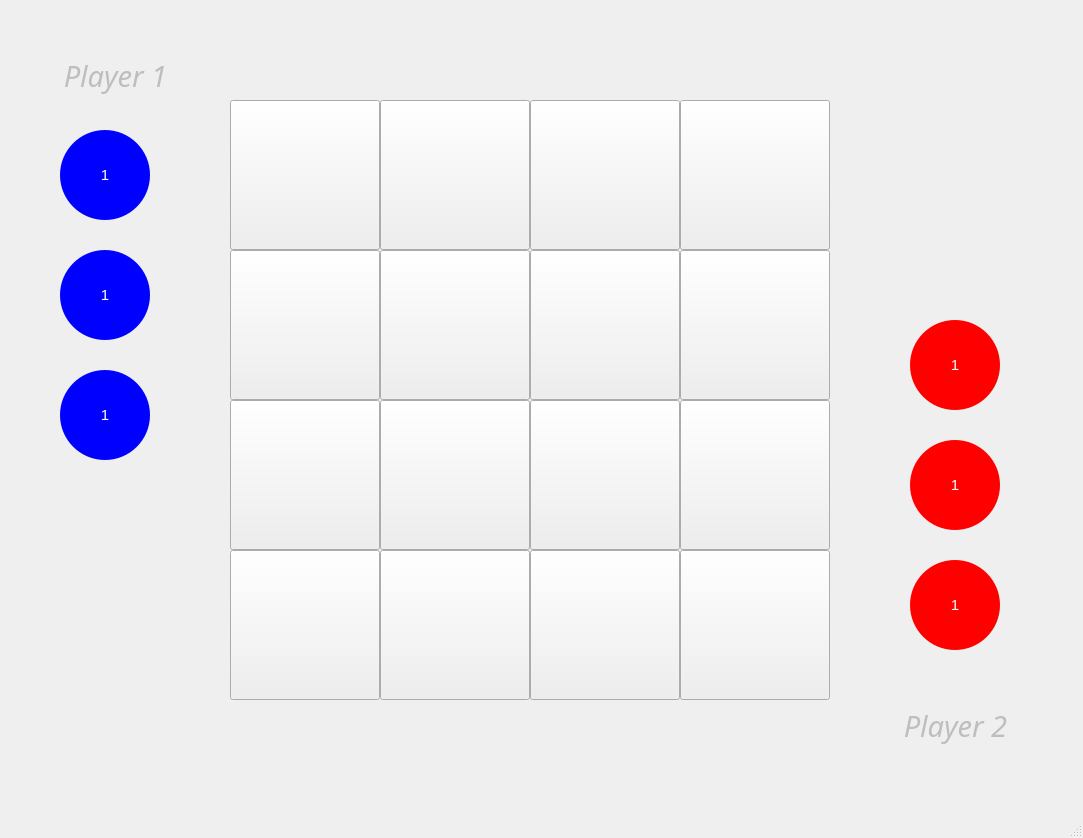
<?xml version="1.0" encoding="UTF-8"?>
<ui version="4.0">
 <class>MainWindow</class>
 <widget class="QMainWindow" name="MainWindow">
  <property name="geometry">
   <rect>
    <x>0</x>
    <y>0</y>
    <width>1083</width>
    <height>838</height>
   </rect>
  </property>
  <property name="cursor">
   <cursorShape>ArrowCursor</cursorShape>
  </property>
  <property name="windowTitle">
   <string>MainWindow</string>
  </property>
  <widget class="QWidget" name="centralwidget">
   <widget class="QPushButton" name="Button1">
    <property name="geometry">
     <rect>
      <x>230</x>
      <y>100</y>
      <width>150</width>
      <height>150</height>
     </rect>
    </property>
    <property name="cursor">
     <cursorShape>PointingHandCursor</cursorShape>
    </property>
    <property name="text">
     <string/>
    </property>
   </widget>
   <widget class="QPushButton" name="Button2">
    <property name="geometry">
     <rect>
      <x>380</x>
      <y>100</y>
      <width>150</width>
      <height>150</height>
     </rect>
    </property>
    <property name="cursor">
     <cursorShape>PointingHandCursor</cursorShape>
    </property>
    <property name="text">
     <string/>
    </property>
   </widget>
   <widget class="QPushButton" name="Button8">
    <property name="geometry">
     <rect>
      <x>680</x>
      <y>250</y>
      <width>150</width>
      <height>150</height>
     </rect>
    </property>
    <property name="cursor">
     <cursorShape>PointingHandCursor</cursorShape>
    </property>
    <property name="text">
     <string/>
    </property>
   </widget>
   <widget class="QPushButton" name="Button7">
    <property name="geometry">
     <rect>
      <x>530</x>
      <y>250</y>
      <width>150</width>
      <height>150</height>
     </rect>
    </property>
    <property name="cursor">
     <cursorShape>PointingHandCursor</cursorShape>
    </property>
    <property name="text">
     <string/>
    </property>
   </widget>
   <widget class="QPushButton" name="Button6">
    <property name="geometry">
     <rect>
      <x>380</x>
      <y>250</y>
      <width>150</width>
      <height>150</height>
     </rect>
    </property>
    <property name="cursor">
     <cursorShape>PointingHandCursor</cursorShape>
    </property>
    <property name="text">
     <string/>
    </property>
   </widget>
   <widget class="QPushButton" name="Button5">
    <property name="geometry">
     <rect>
      <x>230</x>
      <y>250</y>
      <width>150</width>
      <height>150</height>
     </rect>
    </property>
    <property name="cursor">
     <cursorShape>PointingHandCursor</cursorShape>
    </property>
    <property name="text">
     <string/>
    </property>
   </widget>
   <widget class="QPushButton" name="Button4">
    <property name="geometry">
     <rect>
      <x>680</x>
      <y>100</y>
      <width>150</width>
      <height>150</height>
     </rect>
    </property>
    <property name="cursor">
     <cursorShape>PointingHandCursor</cursorShape>
    </property>
    <property name="text">
     <string/>
    </property>
   </widget>
   <widget class="QPushButton" name="Button3">
    <property name="geometry">
     <rect>
      <x>530</x>
      <y>100</y>
      <width>150</width>
      <height>150</height>
     </rect>
    </property>
    <property name="cursor">
     <cursorShape>PointingHandCursor</cursorShape>
    </property>
    <property name="text">
     <string/>
    </property>
   </widget>
   <widget class="QPushButton" name="Button13">
    <property name="geometry">
     <rect>
      <x>230</x>
      <y>550</y>
      <width>150</width>
      <height>150</height>
     </rect>
    </property>
    <property name="cursor">
     <cursorShape>PointingHandCursor</cursorShape>
    </property>
    <property name="text">
     <string/>
    </property>
   </widget>
   <widget class="QPushButton" name="Button14">
    <property name="geometry">
     <rect>
      <x>380</x>
      <y>550</y>
      <width>150</width>
      <height>150</height>
     </rect>
    </property>
    <property name="cursor">
     <cursorShape>PointingHandCursor</cursorShape>
    </property>
    <property name="text">
     <string/>
    </property>
   </widget>
   <widget class="QPushButton" name="Button15">
    <property name="geometry">
     <rect>
      <x>530</x>
      <y>550</y>
      <width>150</width>
      <height>150</height>
     </rect>
    </property>
    <property name="cursor">
     <cursorShape>PointingHandCursor</cursorShape>
    </property>
    <property name="text">
     <string/>
    </property>
   </widget>
   <widget class="QPushButton" name="Button16">
    <property name="geometry">
     <rect>
      <x>680</x>
      <y>550</y>
      <width>150</width>
      <height>150</height>
     </rect>
    </property>
    <property name="cursor">
     <cursorShape>PointingHandCursor</cursorShape>
    </property>
    <property name="text">
     <string/>
    </property>
   </widget>
   <widget class="QPushButton" name="Button12">
    <property name="geometry">
     <rect>
      <x>680</x>
      <y>400</y>
      <width>150</width>
      <height>150</height>
     </rect>
    </property>
    <property name="cursor">
     <cursorShape>PointingHandCursor</cursorShape>
    </property>
    <property name="text">
     <string/>
    </property>
   </widget>
   <widget class="QPushButton" name="Button11">
    <property name="geometry">
     <rect>
      <x>530</x>
      <y>400</y>
      <width>150</width>
      <height>150</height>
     </rect>
    </property>
    <property name="cursor">
     <cursorShape>PointingHandCursor</cursorShape>
    </property>
    <property name="text">
     <string/>
    </property>
   </widget>
   <widget class="QPushButton" name="Button10">
    <property name="geometry">
     <rect>
      <x>380</x>
      <y>400</y>
      <width>150</width>
      <height>150</height>
     </rect>
    </property>
    <property name="cursor">
     <cursorShape>PointingHandCursor</cursorShape>
    </property>
    <property name="text">
     <string/>
    </property>
   </widget>
   <widget class="QPushButton" name="Button9">
    <property name="geometry">
     <rect>
      <x>230</x>
      <y>400</y>
      <width>150</width>
      <height>150</height>
     </rect>
    </property>
    <property name="cursor">
     <cursorShape>PointingHandCursor</cursorShape>
    </property>
    <property name="text">
     <string/>
    </property>
   </widget>
   <widget class="QLabel" name="label">
    <property name="enabled">
     <bool>false</bool>
    </property>
    <property name="geometry">
     <rect>
      <x>40</x>
      <y>50</y>
      <width>151</width>
      <height>51</height>
     </rect>
    </property>
    <property name="font">
     <font>
      <family>Monotype Corsiva</family>
      <pointsize>22</pointsize>
      <italic>true</italic>
     </font>
    </property>
    <property name="text">
     <string>Player 1</string>
    </property>
    <property name="scaledContents">
     <bool>false</bool>
    </property>
    <property name="alignment">
     <set>Qt::AlignCenter</set>
    </property>
    <property name="textInteractionFlags">
     <set>Qt::LinksAccessibleByMouse</set>
    </property>
   </widget>
   <widget class="QLabel" name="label_2">
    <property name="enabled">
     <bool>false</bool>
    </property>
    <property name="geometry">
     <rect>
      <x>880</x>
      <y>700</y>
      <width>151</width>
      <height>51</height>
     </rect>
    </property>
    <property name="font">
     <font>
      <family>Monotype Corsiva</family>
      <pointsize>22</pointsize>
      <italic>true</italic>
     </font>
    </property>
    <property name="text">
     <string>Player 2</string>
    </property>
    <property name="scaledContents">
     <bool>false</bool>
    </property>
    <property name="alignment">
     <set>Qt::AlignCenter</set>
    </property>
    <property name="textInteractionFlags">
     <set>Qt::LinksAccessibleByMouse</set>
    </property>
   </widget>
   <widget class="QPushButton" name="Player1G4_1">
    <property name="geometry">
     <rect>
      <x>90</x>
      <y>160</y>
      <width>30</width>
      <height>30</height>
     </rect>
    </property>
    <property name="font">
     <font>
      <pointsize>11</pointsize>
     </font>
    </property>
    <property name="cursor">
     <cursorShape>PointingHandCursor</cursorShape>
    </property>
    <property name="styleSheet">
     <string notr="true">QPushButton {
border-radius: 15px;
    background-color: #0000FF;
    color: #ffffff;
}</string>
    </property>
    <property name="text">
     <string>4</string>
    </property>
   </widget>
   <widget class="QPushButton" name="Player1G3_1">
    <property name="geometry">
     <rect>
      <x>80</x>
      <y>150</y>
      <width>50</width>
      <height>50</height>
     </rect>
    </property>
    <property name="font">
     <font>
      <pointsize>11</pointsize>
     </font>
    </property>
    <property name="cursor">
     <cursorShape>PointingHandCursor</cursorShape>
    </property>
    <property name="styleSheet">
     <string notr="true">QPushButton {
border-radius: 25px;
    background-color: #0000FF;
    color: #ffffff;
}</string>
    </property>
    <property name="text">
     <string>3</string>
    </property>
   </widget>
   <widget class="QPushButton" name="Player1G2_1">
    <property name="geometry">
     <rect>
      <x>70</x>
      <y>140</y>
      <width>70</width>
      <height>70</height>
     </rect>
    </property>
    <property name="font">
     <font>
      <pointsize>11</pointsize>
     </font>
    </property>
    <property name="cursor">
     <cursorShape>PointingHandCursor</cursorShape>
    </property>
    <property name="styleSheet">
     <string notr="true">QPushButton {
border-radius: 35px;
    background-color: #0000FF;
    color: #ffffff;
}</string>
    </property>
    <property name="text">
     <string>2</string>
    </property>
   </widget>
   <widget class="QPushButton" name="Player1G1_1">
    <property name="geometry">
     <rect>
      <x>60</x>
      <y>130</y>
      <width>90</width>
      <height>90</height>
     </rect>
    </property>
    <property name="font">
     <font>
      <pointsize>11</pointsize>
     </font>
    </property>
    <property name="cursor">
     <cursorShape>PointingHandCursor</cursorShape>
    </property>
    <property name="styleSheet">
     <string notr="true">QPushButton {
border-radius: 45px;
    background-color: #0000FF;
    color: #ffffff;
}</string>
    </property>
    <property name="text">
     <string>1</string>
    </property>
    <property name="checkable">
     <bool>false</bool>
    </property>
   </widget>
   <widget class="QPushButton" name="Player1G4_2">
    <property name="geometry">
     <rect>
      <x>90</x>
      <y>280</y>
      <width>30</width>
      <height>30</height>
     </rect>
    </property>
    <property name="font">
     <font>
      <pointsize>11</pointsize>
     </font>
    </property>
    <property name="cursor">
     <cursorShape>PointingHandCursor</cursorShape>
    </property>
    <property name="styleSheet">
     <string notr="true">QPushButton {
border-radius: 15px;
    background-color: #0000FF;
    color: #ffffff;
}</string>
    </property>
    <property name="text">
     <string>4</string>
    </property>
   </widget>
   <widget class="QPushButton" name="Player1G3_2">
    <property name="geometry">
     <rect>
      <x>80</x>
      <y>270</y>
      <width>50</width>
      <height>50</height>
     </rect>
    </property>
    <property name="font">
     <font>
      <pointsize>11</pointsize>
     </font>
    </property>
    <property name="cursor">
     <cursorShape>PointingHandCursor</cursorShape>
    </property>
    <property name="styleSheet">
     <string notr="true">QPushButton {
border-radius: 25px;
    background-color: #0000FF;
    color: #ffffff;
}</string>
    </property>
    <property name="text">
     <string>3</string>
    </property>
   </widget>
   <widget class="QPushButton" name="Player1G2_2">
    <property name="geometry">
     <rect>
      <x>70</x>
      <y>260</y>
      <width>70</width>
      <height>70</height>
     </rect>
    </property>
    <property name="font">
     <font>
      <pointsize>11</pointsize>
     </font>
    </property>
    <property name="cursor">
     <cursorShape>PointingHandCursor</cursorShape>
    </property>
    <property name="styleSheet">
     <string notr="true">QPushButton {
border-radius: 35px;
    background-color: #0000FF;
    color: #ffffff;
}</string>
    </property>
    <property name="text">
     <string>2</string>
    </property>
   </widget>
   <widget class="QPushButton" name="Player1G1_2">
    <property name="geometry">
     <rect>
      <x>60</x>
      <y>250</y>
      <width>90</width>
      <height>90</height>
     </rect>
    </property>
    <property name="font">
     <font>
      <pointsize>11</pointsize>
     </font>
    </property>
    <property name="cursor">
     <cursorShape>PointingHandCursor</cursorShape>
    </property>
    <property name="styleSheet">
     <string notr="true">QPushButton {
border-radius: 45px;
    background-color: #0000FF;
    color: #ffffff;
}</string>
    </property>
    <property name="text">
     <string>1</string>
    </property>
    <property name="checkable">
     <bool>false</bool>
    </property>
   </widget>
   <widget class="QPushButton" name="Player1G4_3">
    <property name="geometry">
     <rect>
      <x>90</x>
      <y>400</y>
      <width>30</width>
      <height>30</height>
     </rect>
    </property>
    <property name="font">
     <font>
      <pointsize>11</pointsize>
     </font>
    </property>
    <property name="cursor">
     <cursorShape>PointingHandCursor</cursorShape>
    </property>
    <property name="styleSheet">
     <string notr="true">QPushButton {
border-radius: 15px;
    background-color: #0000FF;
    color: #ffffff;
}</string>
    </property>
    <property name="text">
     <string>4</string>
    </property>
   </widget>
   <widget class="QPushButton" name="Player1G3_3">
    <property name="geometry">
     <rect>
      <x>80</x>
      <y>390</y>
      <width>50</width>
      <height>50</height>
     </rect>
    </property>
    <property name="font">
     <font>
      <pointsize>11</pointsize>
     </font>
    </property>
    <property name="cursor">
     <cursorShape>PointingHandCursor</cursorShape>
    </property>
    <property name="styleSheet">
     <string notr="true">QPushButton {
border-radius: 25px;
    background-color: #0000FF;
    color: #ffffff;
}</string>
    </property>
    <property name="text">
     <string>3</string>
    </property>
   </widget>
   <widget class="QPushButton" name="Player1G2_3">
    <property name="geometry">
     <rect>
      <x>70</x>
      <y>380</y>
      <width>70</width>
      <height>70</height>
     </rect>
    </property>
    <property name="font">
     <font>
      <pointsize>11</pointsize>
     </font>
    </property>
    <property name="cursor">
     <cursorShape>PointingHandCursor</cursorShape>
    </property>
    <property name="styleSheet">
     <string notr="true">QPushButton {
border-radius: 35px;
    background-color: #0000FF;
    color: #ffffff;
}</string>
    </property>
    <property name="text">
     <string>2</string>
    </property>
   </widget>
   <widget class="QPushButton" name="Player1G1_3">
    <property name="geometry">
     <rect>
      <x>60</x>
      <y>370</y>
      <width>90</width>
      <height>90</height>
     </rect>
    </property>
    <property name="font">
     <font>
      <pointsize>11</pointsize>
     </font>
    </property>
    <property name="cursor">
     <cursorShape>PointingHandCursor</cursorShape>
    </property>
    <property name="styleSheet">
     <string notr="true">QPushButton {
border-radius: 45px;
    background-color: #0000FF;
    color: #ffffff;
}</string>
    </property>
    <property name="text">
     <string>1</string>
    </property>
    <property name="checkable">
     <bool>false</bool>
    </property>
   </widget>
   <widget class="QPushButton" name="Player2G4_1">
    <property name="geometry">
     <rect>
      <x>940</x>
      <y>590</y>
      <width>30</width>
      <height>30</height>
     </rect>
    </property>
    <property name="font">
     <font>
      <pointsize>11</pointsize>
     </font>
    </property>
    <property name="cursor">
     <cursorShape>PointingHandCursor</cursorShape>
    </property>
    <property name="styleSheet">
     <string notr="true">QPushButton {
border-radius: 15px;
    background-color: #FF0000;
    color: #ffffff;
}</string>
    </property>
    <property name="text">
     <string>4</string>
    </property>
   </widget>
   <widget class="QPushButton" name="Player2G4_2">
    <property name="geometry">
     <rect>
      <x>940</x>
      <y>470</y>
      <width>30</width>
      <height>30</height>
     </rect>
    </property>
    <property name="font">
     <font>
      <pointsize>11</pointsize>
     </font>
    </property>
    <property name="cursor">
     <cursorShape>PointingHandCursor</cursorShape>
    </property>
    <property name="styleSheet">
     <string notr="true">QPushButton {
border-radius: 15px;
    background-color: #FF0000;
    color: #ffffff;
}</string>
    </property>
    <property name="text">
     <string>4</string>
    </property>
   </widget>
   <widget class="QPushButton" name="Player2G4_3">
    <property name="geometry">
     <rect>
      <x>940</x>
      <y>350</y>
      <width>30</width>
      <height>30</height>
     </rect>
    </property>
    <property name="font">
     <font>
      <pointsize>11</pointsize>
     </font>
    </property>
    <property name="cursor">
     <cursorShape>PointingHandCursor</cursorShape>
    </property>
    <property name="styleSheet">
     <string notr="true">QPushButton {
border-radius: 15px;
    background-color: #ff0000;
    color: #ffffff;
}</string>
    </property>
    <property name="text">
     <string>4</string>
    </property>
   </widget>
   <widget class="QPushButton" name="Player2G3_1">
    <property name="geometry">
     <rect>
      <x>930</x>
      <y>580</y>
      <width>50</width>
      <height>50</height>
     </rect>
    </property>
    <property name="font">
     <font>
      <pointsize>11</pointsize>
     </font>
    </property>
    <property name="cursor">
     <cursorShape>PointingHandCursor</cursorShape>
    </property>
    <property name="styleSheet">
     <string notr="true">QPushButton {
border-radius: 25px;
    background-color: #ff0000;
    color: #ffffff;
}</string>
    </property>
    <property name="text">
     <string>3</string>
    </property>
   </widget>
   <widget class="QPushButton" name="Player2G3_2">
    <property name="geometry">
     <rect>
      <x>930</x>
      <y>460</y>
      <width>50</width>
      <height>50</height>
     </rect>
    </property>
    <property name="font">
     <font>
      <pointsize>11</pointsize>
     </font>
    </property>
    <property name="cursor">
     <cursorShape>PointingHandCursor</cursorShape>
    </property>
    <property name="styleSheet">
     <string notr="true">QPushButton {
border-radius: 25px;
    background-color: #ff0000;
    color: #ffffff;
}</string>
    </property>
    <property name="text">
     <string>3</string>
    </property>
   </widget>
   <widget class="QPushButton" name="Player2G3_3">
    <property name="geometry">
     <rect>
      <x>930</x>
      <y>340</y>
      <width>50</width>
      <height>50</height>
     </rect>
    </property>
    <property name="font">
     <font>
      <pointsize>11</pointsize>
     </font>
    </property>
    <property name="cursor">
     <cursorShape>PointingHandCursor</cursorShape>
    </property>
    <property name="styleSheet">
     <string notr="true">QPushButton {
border-radius: 25px;
    background-color: #ff0000;
    color: #ffffff;
}</string>
    </property>
    <property name="text">
     <string>3</string>
    </property>
   </widget>
   <widget class="QPushButton" name="Player2G2_1">
    <property name="geometry">
     <rect>
      <x>920</x>
      <y>570</y>
      <width>70</width>
      <height>70</height>
     </rect>
    </property>
    <property name="font">
     <font>
      <pointsize>11</pointsize>
     </font>
    </property>
    <property name="cursor">
     <cursorShape>PointingHandCursor</cursorShape>
    </property>
    <property name="styleSheet">
     <string notr="true">QPushButton {
border-radius: 35px;
    background-color: #ff0000;
    color: #ffffff;
}</string>
    </property>
    <property name="text">
     <string>2</string>
    </property>
   </widget>
   <widget class="QPushButton" name="Player2G2_2">
    <property name="geometry">
     <rect>
      <x>920</x>
      <y>450</y>
      <width>70</width>
      <height>70</height>
     </rect>
    </property>
    <property name="font">
     <font>
      <pointsize>11</pointsize>
     </font>
    </property>
    <property name="cursor">
     <cursorShape>PointingHandCursor</cursorShape>
    </property>
    <property name="styleSheet">
     <string notr="true">QPushButton {
border-radius: 35px;
    background-color: #ff0000;
    color: #ffffff;
}</string>
    </property>
    <property name="text">
     <string>2</string>
    </property>
   </widget>
   <widget class="QPushButton" name="Player2G2_3">
    <property name="geometry">
     <rect>
      <x>920</x>
      <y>330</y>
      <width>70</width>
      <height>70</height>
     </rect>
    </property>
    <property name="font">
     <font>
      <pointsize>11</pointsize>
     </font>
    </property>
    <property name="cursor">
     <cursorShape>PointingHandCursor</cursorShape>
    </property>
    <property name="styleSheet">
     <string notr="true">QPushButton {
border-radius: 35px;
    background-color: #ff0000;
    color: #ffffff;
}</string>
    </property>
    <property name="text">
     <string>2</string>
    </property>
   </widget>
   <widget class="QPushButton" name="Player2G1_1">
    <property name="geometry">
     <rect>
      <x>910</x>
      <y>560</y>
      <width>90</width>
      <height>90</height>
     </rect>
    </property>
    <property name="font">
     <font>
      <pointsize>11</pointsize>
     </font>
    </property>
    <property name="cursor">
     <cursorShape>PointingHandCursor</cursorShape>
    </property>
    <property name="styleSheet">
     <string notr="true">QPushButton {
border-radius: 45px;
    background-color: #ff0000;
    color: #ffffff;
}</string>
    </property>
    <property name="text">
     <string>1</string>
    </property>
    <property name="checkable">
     <bool>false</bool>
    </property>
   </widget>
   <widget class="QPushButton" name="Player2G1_2">
    <property name="geometry">
     <rect>
      <x>910</x>
      <y>320</y>
      <width>90</width>
      <height>90</height>
     </rect>
    </property>
    <property name="font">
     <font>
      <pointsize>11</pointsize>
     </font>
    </property>
    <property name="cursor">
     <cursorShape>PointingHandCursor</cursorShape>
    </property>
    <property name="styleSheet">
     <string notr="true">QPushButton {
border-radius: 45px;
    background-color: #ff0000;
    color: #ffffff;
}</string>
    </property>
    <property name="text">
     <string>1</string>
    </property>
    <property name="checkable">
     <bool>false</bool>
    </property>
   </widget>
   <widget class="QPushButton" name="Player2G1_3">
    <property name="geometry">
     <rect>
      <x>910</x>
      <y>440</y>
      <width>90</width>
      <height>90</height>
     </rect>
    </property>
    <property name="font">
     <font>
      <pointsize>11</pointsize>
     </font>
    </property>
    <property name="cursor">
     <cursorShape>PointingHandCursor</cursorShape>
    </property>
    <property name="styleSheet">
     <string notr="true">QPushButton {
border-radius: 45px;
    background-color: #ff0000;
    color: #ffffff;
}</string>
    </property>
    <property name="text">
     <string>1</string>
    </property>
    <property name="checkable">
     <bool>false</bool>
    </property>
   </widget>
  </widget>
  <widget class="QMenuBar" name="menubar">
   <property name="geometry">
    <rect>
     <x>0</x>
     <y>0</y>
     <width>1083</width>
     <height>26</height>
    </rect>
   </property>
  </widget>
  <widget class="QStatusBar" name="statusbar"/>
 </widget>
 <resources/>
 <connections/>
</ui>
